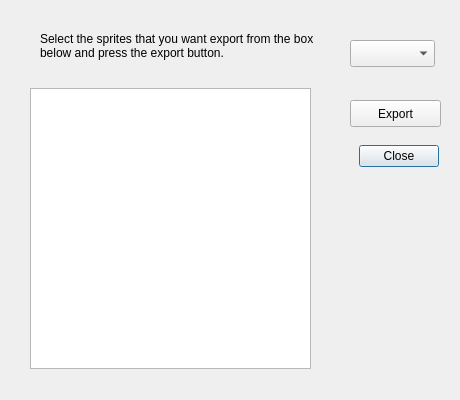
<?xml version="1.0" encoding="UTF-8"?>
<ui version="4.0">
 <class>CDlgExportSprite</class>
 <widget class="QDialog" name="CDlgExportSprite">
  <property name="geometry">
   <rect>
    <x>0</x>
    <y>0</y>
    <width>460</width>
    <height>400</height>
   </rect>
  </property>
  <property name="minimumSize">
   <size>
    <width>460</width>
    <height>400</height>
   </size>
  </property>
  <property name="maximumSize">
   <size>
    <width>460</width>
    <height>400</height>
   </size>
  </property>
  <property name="windowTitle">
   <string>Export Sprites</string>
  </property>
  <widget class="QDialogButtonBox" name="buttonBox">
   <property name="geometry">
    <rect>
     <x>338</x>
     <y>140</y>
     <width>101</width>
     <height>32</height>
    </rect>
   </property>
   <property name="orientation">
    <enum>Qt::Horizontal</enum>
   </property>
   <property name="standardButtons">
    <set>QDialogButtonBox::Close</set>
   </property>
  </widget>
  <widget class="CWSpriteList" name="treeObjects">
   <property name="geometry">
    <rect>
     <x>30</x>
     <y>88</y>
     <width>281</width>
     <height>281</height>
    </rect>
   </property>
   <property name="toolTip">
    <string>This is a list of all the sprites contained in your game. 
Double-click on the one you want to edit.</string>
   </property>
   <property name="autoFillBackground">
    <bool>false</bool>
   </property>
   <property name="styleSheet">
    <string notr="true">font: 7pt &quot;Arial, Sans Serif&quot;;</string>
   </property>
   <property name="verticalScrollBarPolicy">
    <enum>Qt::ScrollBarAsNeeded</enum>
   </property>
   <property name="horizontalScrollBarPolicy">
    <enum>Qt::ScrollBarAlwaysOff</enum>
   </property>
   <property name="editTriggers">
    <set>QAbstractItemView::NoEditTriggers</set>
   </property>
   <property name="tabKeyNavigation">
    <bool>true</bool>
   </property>
   <property name="dragDropMode">
    <enum>QAbstractItemView::DragOnly</enum>
   </property>
   <property name="alternatingRowColors">
    <bool>true</bool>
   </property>
   <property name="uniformRowHeights">
    <bool>true</bool>
   </property>
   <property name="sortingEnabled">
    <bool>false</bool>
   </property>
   <property name="headerHidden">
    <bool>true</bool>
   </property>
   <attribute name="headerVisible">
    <bool>false</bool>
   </attribute>
   <attribute name="headerDefaultSectionSize">
    <number>150</number>
   </attribute>
   <column>
    <property name="text">
     <string notr="true">1</string>
    </property>
   </column>
  </widget>
  <widget class="QPushButton" name="btnExport">
   <property name="geometry">
    <rect>
     <x>350</x>
     <y>100</y>
     <width>91</width>
     <height>27</height>
    </rect>
   </property>
   <property name="text">
    <string>Export</string>
   </property>
  </widget>
  <widget class="QLabel" name="label">
   <property name="geometry">
    <rect>
     <x>40</x>
     <y>10</y>
     <width>301</width>
     <height>71</height>
    </rect>
   </property>
   <property name="text">
    <string>Select the sprites that you want export from the box below and press the export button.</string>
   </property>
   <property name="alignment">
    <set>Qt::AlignLeading|Qt::AlignLeft|Qt::AlignVCenter</set>
   </property>
   <property name="wordWrap">
    <bool>true</bool>
   </property>
  </widget>
  <widget class="QComboBox" name="cbFormat">
   <property name="geometry">
    <rect>
     <x>350</x>
     <y>40</y>
     <width>85</width>
     <height>27</height>
    </rect>
   </property>
  </widget>
 </widget>
 <customwidgets>
  <customwidget>
   <class>CWSpriteList</class>
   <extends>QTreeWidget</extends>
   <header location="global">WSpriteList.h</header>
  </customwidget>
 </customwidgets>
 <resources/>
 <connections>
  <connection>
   <sender>buttonBox</sender>
   <signal>accepted()</signal>
   <receiver>CDlgExportSprite</receiver>
   <slot>accept()</slot>
   <hints>
    <hint type="sourcelabel">
     <x>248</x>
     <y>254</y>
    </hint>
    <hint type="destinationlabel">
     <x>157</x>
     <y>274</y>
    </hint>
   </hints>
  </connection>
  <connection>
   <sender>buttonBox</sender>
   <signal>rejected()</signal>
   <receiver>CDlgExportSprite</receiver>
   <slot>reject()</slot>
   <hints>
    <hint type="sourcelabel">
     <x>316</x>
     <y>260</y>
    </hint>
    <hint type="destinationlabel">
     <x>286</x>
     <y>274</y>
    </hint>
   </hints>
  </connection>
 </connections>
</ui>
